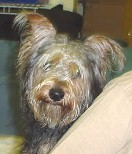
#> input picture Code/PythonBeginnerCode/PetImages/Dog/10652.jpg, 132 x 154 px, found by its file name
$ python CatDog_TensorFlow.py
#> lines starting #> are read from the running program, lines starting #| are printed output that depends on the picture
import numpy as np
import matplotlib.pyplot as plt
import os
import cv2
import random
from tqdm import tqdm
import pickle

DATADIR = "C:/Users/Ryan Russell/Documents/FA20/Senior Project/PythonBeginnerCode/PetImages"
CATEGORIES = ["Dog","Cat"]
IMG_SIZE = 50

training_data = []

def create_training_data():
    for category in CATEGORIES:
        path = os.path.join(DATADIR, category)
        class_num = CATEGORIES.index(category)
        for img in os.listdir(path):
            try:
                img_array = cv2.imread(os.path.join(path, img), cv2.IMREAD_GRAYSCALE)
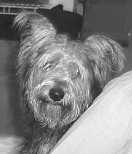
#> img_array: shape (154, 132); min 28, max 255, mean 131.4
                new_array = cv2.resize(img_array, (IMG_SIZE, IMG_SIZE))
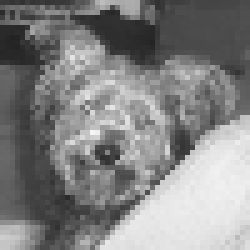
#> new_array: shape (50, 50) (shown 5 times larger); min 35, max 245, mean 131.4
                training_data.append([new_array, class_num])
            except Exception as e:
                pass
#> pass 2 of the loop in create_training_data, `for category in CATEGORIES:`:
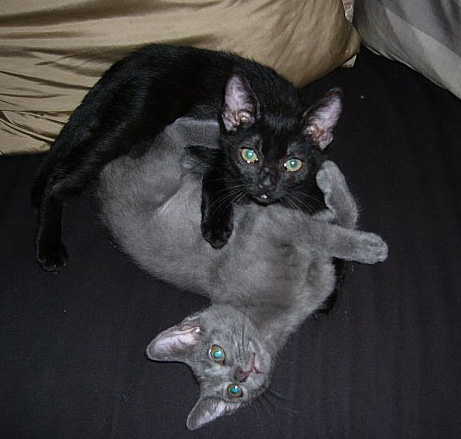
#> input picture Code/PythonBeginnerCode/PetImages/Cat/10213.jpg, 461 x 439 px, found by its file name
#> in create_training_data, `img_array = cv2.imread(os.path.join(path, img), cv2.IMREAD_GRAYSCALE)`:
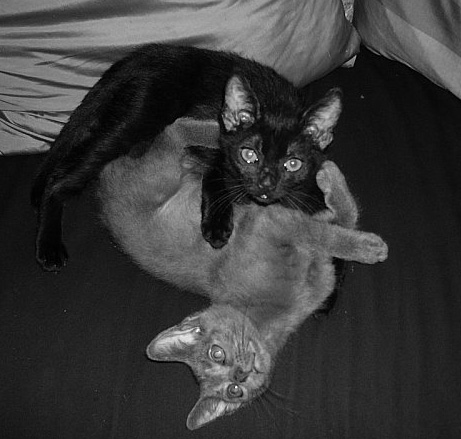
#> img_array: shape (439, 461); min 0, max 255, mean 57.7
#> in create_training_data, `new_array = cv2.resize(img_array, (IMG_SIZE, IMG_SIZE))`:
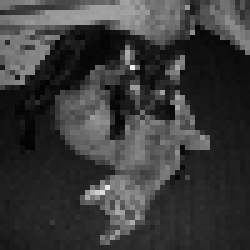
#> new_array: shape (50, 50) (shown 5 times larger); min 2, max 240, mean 58

create_training_data()

random.shuffle(training_data)

X = []
y = []

for features,label in training_data:
    X.append(features)
    y.append(label)
#> this loop made 2 passes
#> label on passes 1 to 2: 0, 1
#> after the loop, X = 2 items; y = [0, 1]

print(X[0].reshape(-1, IMG_SIZE, IMG_SIZE, 1))
#> (printed output is left out)

X = np.array(X).reshape(-1, IMG_SIZE, IMG_SIZE, 1)

# Save Data

pickle_out = open("X.pickle","wb")
pickle.dump(X, pickle_out)
pickle_out.close()

pickle_out = open("y.pickle","wb")
pickle.dump(y, pickle_out)
pickle_out.close()
